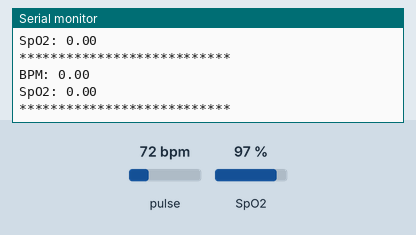
A sketch run on a simulated ESP32. Shown: the last lines printed to the serial monitor. Inputs (shaded band) come from the test bench; at power-on: pulse 72 bpm, SpO2 97 %.

Above: at 1.2 s.
1.3 s: pulse set to 42 bpm
2.8 s: SpO2 set to 80 %
At 4.2 s:
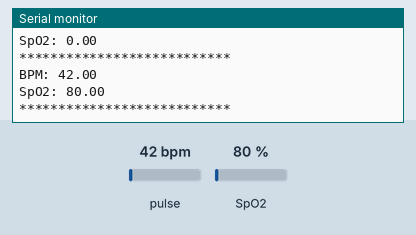
4.3 s: pulse set to 70 bpm
At 4.9 s:
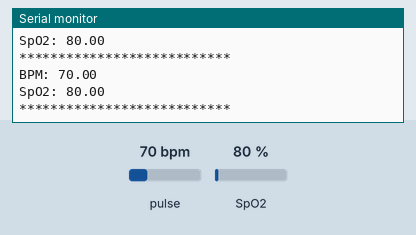
Timing chart, 0 to 7.3 s (numbered marks = the images above; inputs shaded):
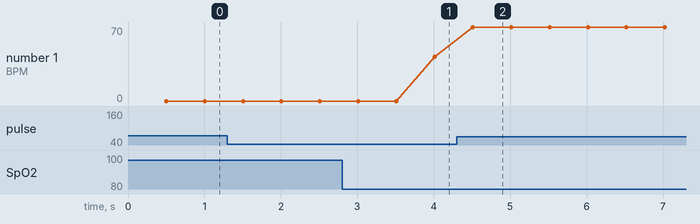

Measured:
- after the input at 2.8 s, the serial monitor: prints a new line after 1.2 s (image 1)
- after the input at 4.3 s, the serial monitor: prints a new line after 0.21 s (image 2)
- plotted number 1: 42 → 70 after the input at 4.3 s

The sketch:

wifiaccesspoint.ino
```cpp
#include <WiFi.h>
#include <MAX30100_PulseOximeter.h>
#include <WebServer.h>
#include <Wire.h>

// WiFi credentials
const char *ssid = "yourAP";         // WiFi Access Point SSID
const char *password = "yourPassword"; // WiFi Password (must be at least 8 characters)

WebServer server(80);                // WebServer on port 80
PulseOximeter pox;                   // Pulse oximeter instance

float BPM = 0;                       // Variable for heart rate (BPM)
float SpO2 = 0;                      // Variable for SpO2
uint32_t tsLastReport = 0;           // Time for reporting
#define REPORTING_PERIOD_MS 500      // 500ms for reporting to serial

// Serve JSON response at /sensor endpoint
void handleSensorData() {
  // Generate the most recent sensor values
  String jsonResponse = "{\"BPM\":" + String((int)BPM) + ", \"SpO2\":" + String((int)SpO2) + "}";
  server.send(200, "application/json", jsonResponse);  // Send JSON data
}

void setup() {
  Serial.begin(115200);  // Initialize serial communication for debug

  // Setup Wi-Fi access point
  WiFi.softAP(ssid, password);
  IPAddress myIP = WiFi.softAPIP();
  Serial.print("AP IP address: ");
  Serial.println(myIP);  // Print the IP address

  // Configure the web server to respond with sensor data
  server.on("/sensor", handleSensorData);  // On hitting /sensor, run handleSensorData()
  server.begin();
  Serial.println("Server started");

  // Initialize pulse oximeter
  if (!pox.begin()) {
    Serial.println("FAILED to initialize MAX30100 sensor!");
    while (1);  // Stop here if initialization fails
  } else {
    Serial.println("MAX30100 initialized successfully!");
    pox.setIRLedCurrent(MAX30100_LED_CURR_7_6MA);  // Set LED current
  }
}

void loop() {
  // Update sensor readings regularly
  pox.update();
  BPM = pox.getHeartRate();
  SpO2 = pox.getSpO2();

  // Print sensor data to the serial monitor every 500ms
  if (millis() - tsLastReport > REPORTING_PERIOD_MS) {
    Serial.print("BPM: ");
    Serial.println(BPM);
    Serial.print("SpO2: ");
    Serial.println(SpO2);
    Serial.println("***************************");
    tsLastReport = millis();
  }

  // Continuously handle incoming client requests
  server.handleClient();
}
```
